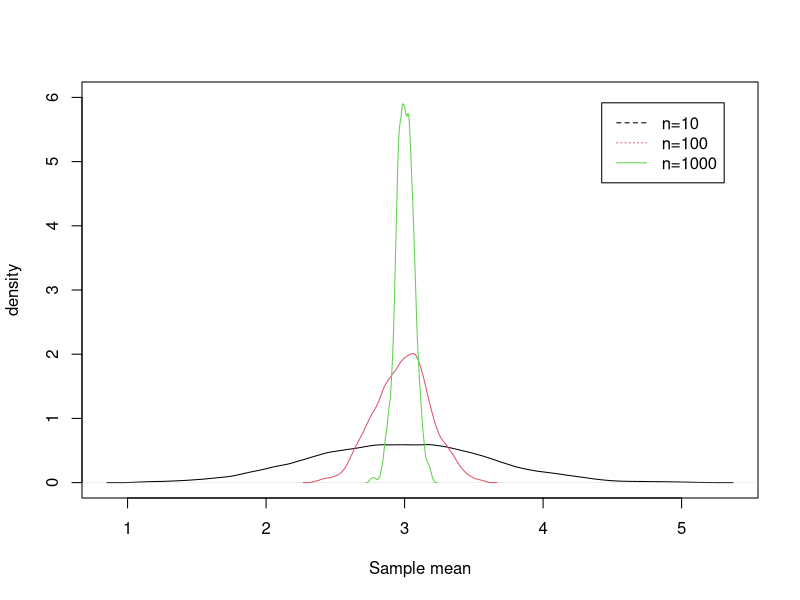
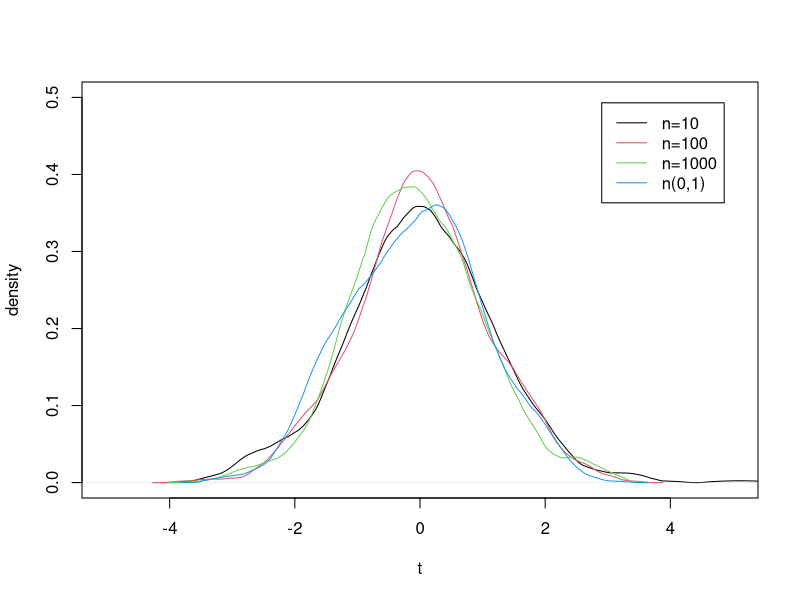
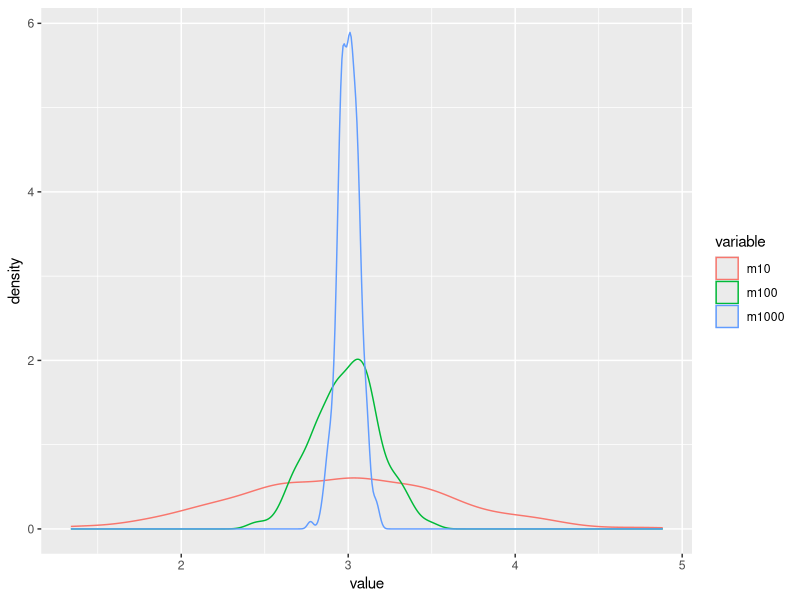

The R source for these figures, in order:
########## Covergence in Probability#############
##### Approximating a single random variable #####

#### 1. Normal
# Generate normals - > samples
# samples of sizes: 10, 100, 1000
mu<-3 #true population mean
sig<-2 #population std
R<-500 #number of repeated draws
m10<-rep(0,R) #will collect means for samples of size 10
m100<-rep(0,R) #will collect means for samples of size 100
m1000<-rep(0,R) #will collect means for samples of size 1000

for (i in 1:R){
  m10[i]<-mean(rnorm(10,mu,sig))
  m100[i]<-mean(rnorm(100,mu,sig))
  m1000[i]<-mean(rnorm(1000,mu,sig))
}

#Densities
d10<-density(m10, kernel="epanechnikov")
d100<-density(m100, kernel="epanechnikov")
d1000<-density(m1000, kernel="epanechnikov")

#Graphics
plot(d10,type="l",main = "",xlab = "Sample mean",ylab = "density", ylim=c(0, 6))
lines(d100, col=2)
lines(d1000, col=3)
labels<-c("n=10","n=100","n=1000")
legend("topright", inset=.05,
       labels, lwd=1, lty=c(2,3,1), col=c(1,2,3))
######## as the higher the sample size, the higher the accumulation around 3, approaching the mean


#### 2. T-distribution with n-1 degree of freedom 
Re<-500 #number of repeated draws
mu<-0
sig<-1
t10<-rep(0,Re)  #will collect t-draws with DoF 10-1
t100<-rep(0,Re) #will collect t-draws with DoF 100-1
t1000<-rep(0,Re) #will collect t-draws with DoF 1000-1
for (i in 1:Re){
        int10<-rnorm(10,mu,sig)
        t10[i]<-mean(int10)/(sd(int10)/sqrt(10))
        int100<-rnorm(100,mu,sig)
        t100[i]<-mean(int100)/(sd(int100)/sqrt(100))
        int1000<-rnorm(1000,mu,sig)
        t1000[i]<-mean(int1000)/(sd(int1000)/sqrt(1000))
}


#### 3. Standard normal for comparison
int<-rnorm(Re,mu,sig)
de10<-density(t10,kernel="epanechnikov")
de100<-density(t100,kernel="epanechnikov")
de1000<-density(t1000,kernel="epanechnikov")
dnorm<-density(int,kernel="epanechnikov", n=10000)
plot(de10,type="l",main = "",xlab = "t",ylab = "density",
     xlim=c(-5,5),ylim=c(0,0.5))
lines(de100,col=2)
lines(de1000,col=3)
lines(dnorm,col=4)
labels<-c("n=10","n=100","n=1000", "n(0,1)")
legend("topright", inset=.05,
       labels, col=c(1,2,3,4), lwd=1)


########### ggplot ##############################
require(reshape2)
require(ggplot2)
dat<-data.frame(m10, m100,m1000)
#we need to "melt" the data for this to work, to see what I mean, open the "melted" dataset
melted<-melt(dat)
ggplot(melted) + geom_density(aes(x = value,
                                  colour = variable)) 




